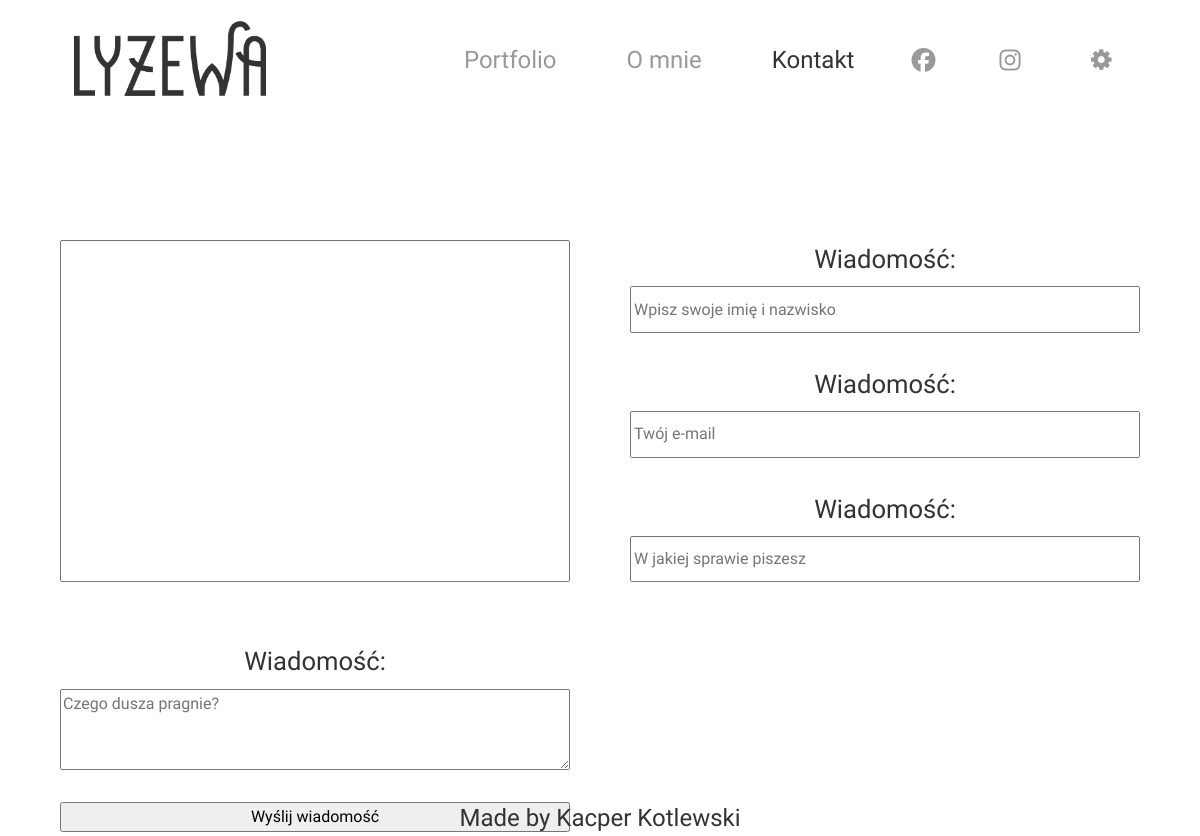
The app's page /contact with its own data.
### pages/models.py (models this page shows, shortened)
class MenuTab(models.Model):
    name = models.CharField(max_length=128)
    page = models.ForeignKey(Page, on_delete=models.CASCADE, blank=True, null=True)
    is_external_link = models.BooleanField(default=False)
    external_link = models.CharField(max_length=128, blank=True, null=True)
    display = models.BooleanField(default=True)
    font_awesome_icon = models.CharField(max_length=128, blank=True, null=True)
    show_icon_only = models.BooleanField(default=False)
    is_a_logo = models.BooleanField(default=False)
    image_for_logo = models.ImageField(upload_to="logo", blank=True, null=True)
    is_changing_with_darkmode = models.BooleanField(default=False)
    alternative_darkmode_image_for_logo = models.ImageField(upload_to="logo", blank=True, null=True)
    to_new_tab = models.BooleanField(default=False)
    priority = models.DecimalField(default=0, decimal_places=0, max_digits=9999999)
    is_submenu = models.BooleanField(default=False)
    parent_menu = models.ForeignKey('self', on_delete=models.CASCADE, blank=True, null=True)

### contact/views.py (the view)
# urls.py: path('', views.Contact, name="contact"),
def Contact(request):
    ctx = set_navname("contact", base_context(request))
    ctx['form'] = MailingForm()
    TestMial(request, ctx)
    return render(request, "contact.html", ctx)

### contact/forms.py
class MailingForm(forms.ModelForm):
    captcha = ReCaptchaField(
        widget=ReCaptchaV3(
            attrs={
                'data-size': 'compact',
            }
        ),
        label=False
    )
    names = forms.CharField(
        widget=forms.TextInput(attrs={
                'placeholder': 'Wpisz swoje imię i nazwisko',
            }),
        label = "Imię i nazwisko"
    )
    email = forms.EmailField(
        widget=forms.EmailInput(attrs={
                'placeholder': 'Twój e-mail',
            }),
        label = "E-Mail"
    )
    topic = forms.CharField(
        widget=forms.TextInput(attrs={
                'placeholder': 'W jakiej sprawie piszesz',
            }),
        label = "Temat"
    )
    message = forms.CharField(
        widget=forms.Textarea(attrs={
                'placeholder': 'Czego dusza pragnie?',
            }),
        label = "Wiadomość"
    )
    class Meta:
        model = Mails
        fields = ['names', 'email', 'topic', 'message']

### agatka/useful.py (called while the page is built)
def base_context(request):
    isDark = request.COOKIES['isDark'] if ('isDark' in request.COOKIES) else False
    menu_tabs = page_models.MenuTab.objects.filter(is_a_logo = False, display = True).order_by('-priority')
    for tab in menu_tabs:
        try:
            tab.link = "/" + tab.page.friendly_link if not tab.is_external_link else tab.external_link
        except:
            tab.link = None
    logos_querry = page_models.MenuTab.objects.filter(is_a_logo = True, display = True)
    Logo = logos_querry[0] if logos_querry.count() > 0 else None
    ctx = {
        "title" : "lyzewa.pl",
        "show_title" : False,
        "id_name" : "",
        "isDark" : isDark,
        "menu_tabs" : menu_tabs,
        "logo" : Logo,
        "settings": None,
        "page": None,
    }
    return ctx

def set_navname(name, ctx):
    ctx["id_name"] = name
    try:
        page = page_models.Page.objects.filter(id_name=name)[0]
        ctx["page"] = page
        ctx["settings"] = page_models.PagesSetting.objects.filter(page=page)[0]
        ctx["title"] = page.title
        ctx["show_title"] = True
    except:
        pass
    return ctx

### contact/templates/contact.html (shortened to what this page needs)
{% extends "base.html" %}
{% block additional_include %}
    {% load static %}
    <link rel="stylesheet" href="{% static 'style/pages/contact.css' %}">
{% endblock %}
{% block content %}
<section id="pageContent">
    <form id="messageForm" method="POST">
        {{form.captcha}}
        <div class="halfOfForm">
            {% for field in form %}
                {% if field != form.message and field != form.captcha %}
                <div class="formSection">
                    {{form.message.label_tag }}
                    {{field}}
                </div>
                {% endif %}
            {% endfor %}
        </div>
        <div class="halfOfForm" id="secHalfOfForm">
            <div class="formSection">
                {{form.message.label_tag }}
                {{form.message}}
            </div>
            <input type="submit" id="submit" value="Wyślij wiadomość"/>
        </div>
    </form>
</section>
{% endblock %}

### static_dirs/templates/base.html (shortened to what this page needs)
<!DOCTYPE html>
<html lang="pl">
    <head>
        <link rel="stylesheet" href="https://stackpath.bootstrapcdn.com/bootstrap/4.3.1/css/bootstrap.min.css">
        {% load static %}
        <link rel="stylesheet" href="{% static 'style/main/main.css' %}">
        <link rel="stylesheet" href="{% static 'style/main/imageLib.css' %}">
        <link rel="stylesheet" href="{% static 'style/main/topMenu.css' %}">
        <link rel="stylesheet" href="{% static 'style/main/lightMode.css' %}">
        <link rel="stylesheet" href="{% static 'fontello/css/fontello.css' %}">
        {% block additional_include %}{% endblock %}
</head>
<body class="lightMode">
    <div id="container">
    <div class="lightModeMenu" id="menuBar">
    <a href="/">
                <div id="logo" class="picContain" style="background-image: url('{{logo.image_for_logo.url}}');"></div>
                </a>
                <menu>
                    {% for tab in menu_tabs %}
                        <li><a href="{{tab.link}}" {% if tab.to_new_tab %}target="_blank"{% endif %} {% if tab.page == page %}class='hovered'{% endif %}}>
                            {% if tab.font_awesome_icon != "" %} <i class='fab fa-{{tab.font_awesome_icon}}'></i> {% endif %}
                            {% if not tab.show_icon_only %} {{tab.name}} {% endif %}
                        </a></li>
                    {% endfor %}
                    <div><li id="settings">
                        <i class="icon-cog"></i>
                        </li>
                    </div>
                </menu>
            </div>
            <div id="menuback"></div>
            <div id="main">
                {% block content %}{% endblock %}
                <footer>
                    Made by Kacper Kotlewski
                </footer>
            </div>
        </div>
    </body>
</html>

### static_dirs/style/main/main.css (style rules this page uses)
html, body { width: 100%; height: 100%; margin: 0px; border: none; padding: 0px; overflow: hidden; overflow-y: visible; font-family: 'Exo 2', sans-serif; scrollbar-width: none; }
#container { overflow: hidden; }
#main { position: relative; overflow: hidden; width: 100vw; display: -ms-grid; display: grid; -ms-grid-columns: 1fr; grid-template-columns: 1fr; -ms-grid-rows: minmax(50vh, auto) auto; grid-template-rows: minmax(50vh, auto) auto; -ms-grid-rows: minmax(85vh, auto) auto; grid-template-rows: minmax(85vh, auto) auto; }
#main footer { -ms-grid-row: 2; -ms-grid-row-span: 1; grid-row: 2/3; display: -webkit-box; display: -ms-flexbox; display: flex; -webkit-box-pack: center; -ms-flex-pack: center; justify-content: center; -webkit-box-align: center; -ms-flex-align: center; align-items: center; -webkit-box-orient: vertical; -webkit-box-direction: normal; -ms-flex-direction: column; flex-direction: column; font-size: 1.5em; }
.picContain { width: 100%; height: 100%; background-position: center; background-repeat: no-repeat; background-size: contain; }

### static_dirs/style/main/topMenu.css (style rules this page uses)
#menuBar { z-index: 10; position: fixed; top: 0px; overflow: hidden; width: 100vw; display: -ms-grid; display: grid; padding-left: 50px; }
#menuBar menu { z-index: 10; padding: 0px; margin: 0px; height: 100%; width: 100%; -ms-flex-line-pack: center; align-content: center; -webkit-box-pack: end; -ms-flex-pack: end; justify-content: flex-end; -webkit-box-align: center; -ms-flex-align: center; align-items: center; }
#menuBar menu li { padding: 0px; padding-right: 25px; padding-left: 25px; margin: 0px; list-style: none; }
#menuBar menu li a, #menuBar menu li i { text-decoration: none; }
#menuBar menu li i { position: relative; display: inline-block; padding: 7px; }
#menuBar div { display: -webkit-box; display: -ms-flexbox; display: flex; -webkit-box-pack: end; -ms-flex-pack: end; justify-content: flex-end; -webkit-box-align: end; -ms-flex-align: end; align-items: flex-end; }
#menuBar div i { display: -webkit-box; display: -ms-flexbox; display: flex; -webkit-box-pack: end; -ms-flex-pack: end; justify-content: flex-end; -webkit-box-align: end; -ms-flex-align: end; align-items: flex-end; }
#logo { margin: 10px 10%; width: 80%; height: 80%; padding: 0px; border-radius: 5%; }
@media (orientation: landscape) and (min-width: 1000px) and (max-width: 2000px) { #menuBar { font-size: 1.5rem; } }
@media (orientation: landscape) and (min-width: 750px) { #menuBar { height: 15vh; -ms-grid-columns: 30vh 1fr 50px; grid-template-columns: 30vh 1fr 50px; } }
@media (orientation: landscape) and (min-width: 750px) { #menuBar menu { display: -webkit-box; display: -ms-flexbox; display: flex; -webkit-box-orient: horizontal; -webkit-box-direction: normal; -ms-flex-direction: row; flex-direction: row; } }
@media (orientation: landscape) and (min-width: 750px) { #menuback { width: 100vw; height: 15vh; } }

### static_dirs/style/main/lightMode.css (style rules this page uses)
.lightMode { color: #333; background-color: white; }
.lightModeMenu { color: #999; background-color: white; }
.lightModeMenu a, .lightModeMenu i, .lightModeMenu div { color: #999; }
.lightModeMenu .hovered { color: #333; }

### static_dirs/style/pages/contact.css (style rules this page uses)
#main #pageContent { height: 85vh; width: 100vw; overflow-y: visible; }
#messageForm { height: 100%; width: 100vw; display: -ms-grid; display: grid; -ms-grid-columns: 1fr 1fr; grid-template-columns: 1fr 1fr; grid-gap: 5vw; padding-left: 5vw; padding-right: 5vw; margin-top: 10%; }
#messageForm .halfOfForm { width: 100%; height: 50%; display: -ms-grid; display: grid; grid-gap: 4vh; -ms-grid-rows: 1fr 1fr 1fr; grid-template-rows: 1fr 1fr 1fr; }
#messageForm .halfOfForm .formSection { width: 100%; display: -ms-grid; display: grid; -ms-grid-rows: 1fr 1fr; grid-template-rows: 1fr 1fr; }
#messageForm .halfOfForm .formSection label { text-align: center; font-size: 1.6em; }
#messageForm .halfOfForm#secHalfOfForm { -ms-grid-rows: 2fr 3fr 1fr; grid-template-rows: 2fr 3fr 1fr; }
#messageForm .halfOfForm#secHalfOfForm .formSection { -ms-grid-rows: 1fr 5fr; grid-template-rows: 1fr 5fr; -ms-grid-row: 1; -ms-grid-row-span: 2; grid-row: 1/3; }
#messageForm .halfOfForm#secHalfOfForm #submit { -ms-grid-row: 3; -ms-grid-row-span: 1; grid-row: 3/4; }

### records on screen
MenuTab: image_for_logo (picture)
MenuTab: name "Portfolio"
MenuTab: name "O mnie"
MenuTab: name "Kontakt"
